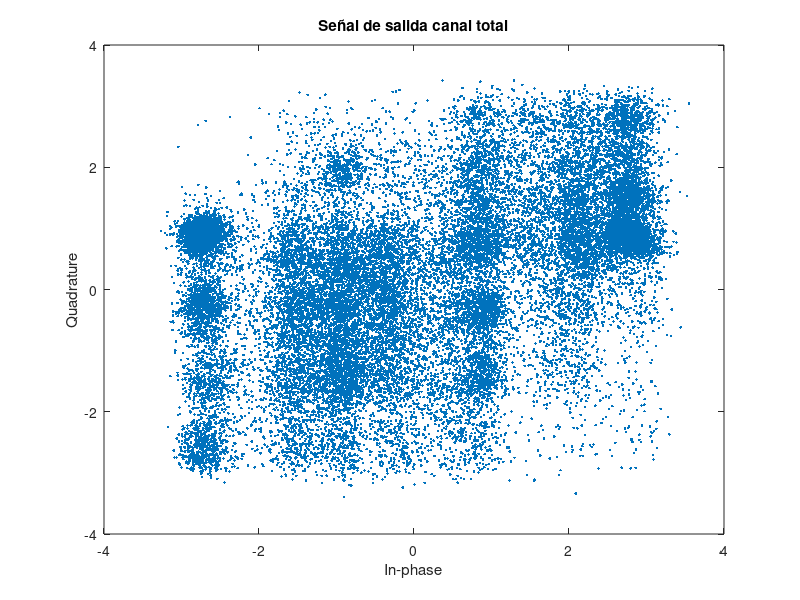

The MATLAB script that drew this image: (Note: this script raises an error after producing the figure.)
%%%%%%%%%%%%%%%%%%%%%%%%%%%%%%%%%%%%%%%%%%%%%%%%%%%%%%%%%%%%%%%%%%%%%%%
%%%%%%%%%%%%%%%%%%%%%%%% PRÁCTICA 3 %%%%%%%%%%%%%%%%%%%%%%%%%%%%%%%%%%%
%%%%%%%%%%%%%%%%%%%%%%%% Ecualizadores %%%%%%%%%%%%%%%%%%%%%%%%%%%%%%%%
%%%%%%%%%%%%%%%%%%%%%%%%%%%%%%%%%%%%%%%%%%%%%%%%%%%%%%%%%%%%%%%%%%%%%%%
% Javier Lobato Martín
% Sergio Zapata Caparrós


%% Ecualización Fija

clc;
close all;
clear all;

% Hacemos un bucle que nos vaya comparando los distintos valores de u para
% encontrar el óptimo

N = 300;        % Tamaño de la secuencia de entrenamiento (filas de la matriz)
%u = 2;          % Retardo de ecualización (determinar el óptimo)
offset = 128;   % Rango 0-255
M = 8;          % Número de coeficientes del filtro (columnas de la matriz)
SNR_array = zeros(1, M+1); % Vector que determinará la mejor SNR según u
SER_array = zeros(1, M+1); % Vector que determinará la mejor SER según u

xi = load('Tx_fijo_variables.mat');

s = xi.trainseq; % Secuencia de entrenamiento
z = xi.z;       % Señal de salida del canal total (canal físico + filtro receptor)
ini_z = 101;     % Donde comienza la señal z (después de los 100 símbolos aleatorios)
origi = xi.x;   % Señal de audio original
%soundsc(origi);

scatterplot(z);
title('Señal de salida canal total');

for u = 0:8

% Primero creamos la matriz Z en función del retardo u
Z_matrix = zeros(N, M);

for i = 1:N
    for j = 1:M+1
        Z_matrix(i, j) = z(ini_z - j + i + u);
    end  
end

% Con la matriz, hayamos los coeficientes del filtro (conocemos la expresión óptima del filtro)
f = inv(Z_matrix' * Z_matrix) * (Z_matrix' * s);

% La señal deseada
d = static_filter(f, z);
%d = filter(f, 1, z); % Filtrado fijo con la función filter()
scatterplot(d);
title("Señal de salida ecualizador retardo u = " + u);

% Hay que tener en cuenta el retardo que introduce el parámetro u
d = circshift(d,-u);

% Demodulación y decodificación
demodulada = qamdemod(d, 16); % Demodulador 16-QAM
xsint = qam16_to_audio8bit(demodulada); % Separación de MSB y LSB
%soundsc(xsint); % Señal resintetizada

% Se eliminan las 100 muestras añadidas de relleno (200 después de la
% decodificación por LSB y MSB) y se hace un vector columna
xsint = transpose(xsint(201:end));

% Cálculo de la SNR
pot_signal = sum(origi.^2);
pot_ruido = sum((xsint - origi).^2);
SNR = calculo_SNR(pot_signal, pot_ruido);
fprintf('SNR(TSE-LS)  = %f dB para u = %i \n', SNR, u);


% Cálculo del Symbol Error Rate (SER)
% demodulada contiene la secuencia de símbolos en formato 0-16
% origi contiene la señal original de audio, debemos pasarla al formato de
% símbolos para la comparación

origi_symb = audio8bit_to_qam16(origi); %codificamos QAM el audio original
demodulada = demodulada(401:end); %igualamos las longitudes

% comparación es un vector binario que indica si los elementos son iguales
% o no entre las dos secuencias
comparacion = demodulada-origi_symb'; 
comparacion = comparacion./comparacion;
comparacion(isnan(comparacion)) = 0;

SER = sum(comparacion)/length(comparacion)*100; %calculamos el SER
fprintf('SER(TSE-LS) (%%) = %f %% para u = %i \n', SER, u);

% Muestra de resultados para u
SNR_array(u+1) = SNR;
SER_array(u+1) = SER;

end

% soundsc(xsint);

u_array = (0:u) ;
figure
stem(u_array, SNR_array)
title('SNR frente al retardo u')
xlabel('parámetro u')
ylabel('SNR (dB)')

figure
stem(u_array, SER_array)
title('SER frente al retardo u')
xlabel('parámetro u')
ylabel('SER')
ylim([0 12]);

%Como vemos, el parámetro u ideal es 2. Esto tiene sentido ya que coincide
%exactamente con L/2, siendo L la longitud de un símbolo (4 muestras)

%% Ecualización adaptable
clc;
close all;
clear all;

%mu_vector = [0.0025 0.005, 0.01, 0.02, 0.03]; %Creamos un vector para probar distintos valores del paso en el descenso de gradiente
mu_vector = linspace(0.0025,0.03,5); %Creamos un vector para probar distintos valores del paso en el descenso de gradiente
SNR_vector = zeros(1, length(mu_vector));
SER_vector = zeros(1, length(mu_vector));


for k = 1:length(mu_vector)

    N = 300;        % Tamaño de la secuencia de entrenamiento (filas de la matriz)
    u = 2;          % Retardo de ecualización
    offset = 128;   % Rango 0-255
    M = 8;              % Número de coeficientes del filtro
    %mu = 0.01;          % Paso correspondiente al avance en descenso de gradiente
    mu = mu_vector(k);

    xi = load('Tx_var_variables.mat');
    z = xi.z;           % Señal de salida del canal total (canal físico + filtro receptor)
    s = xi.trainseq;
    origi = xi.x;
    ini_z = 101;     % Donde comienza la señal z (después de los 100 símbolos aleatorios)
    
    
    
    % Primero creamos la matriz Z en función del retardo u
    Z_matrix = zeros(N, M);
    
    for i = 1:N
        for j = 1:M+1
            Z_matrix(i, j) = z(ini_z - j + i + u);
        end  
    end
    
    % Con la matriz, hayamos los coeficientes del filtro (conocemos la expresión óptima del filtro)
    f = inv(Z_matrix' * Z_matrix) * (Z_matrix' * s);
    
    
    d = adaptable_filter(f, z, mu); % Filtrado adaptable (ver función)
    
    scatterplot(d);
    title("Señal de salida ecualizador retardo u = " + u + " y mu = " + mu);
    
    
    % Hay que tener en cuenta el retardo que introduce el parámetro u
    d = circshift(d,-u);
    
    % Demodulación y decodificación
    demodulada = qamdemod(d, 16); % Demodulador 16-QAM
    xsint = qam16_to_audio8bit(demodulada); % Separación de MSB y LSB
    soundsc(xsint); % Señal resintetizada
    
    % Se eliminan las 100 muestras añadidas de relleno (200 después de la
    % decodificación por LSB y MSB) y se hace un vector columna
    xsint = transpose(xsint(201:end));
    
    % Cálculo de la SNR
    pot_signal = sum(origi.^2);
    pot_ruido = sum((xsint - origi).^2);
    SNR = calculo_SNR(pot_signal, pot_ruido);
    fprintf('SNR(NMLS)  = %f dB para u = %i y mu = %i \n', SNR, u, mu);
    
    
    % Cálculo del Symbol Error Rate (SER)
    % demodulada contiene la secuencia de símbolos en formato 0-16
    % origi contiene la señal original de audio, debemos pasarla al formato de
    % símbolos para la comparación
    
    origi_symb = audio8bit_to_qam16(origi); %codificamos QAM el audio original
    demodulada = demodulada(401:end); %igualamos las longitudes
    
    % comparación es un vector binario que indica si los elementos son iguales
    % o no entre las dos secuencias
    comparacion = demodulada-origi_symb'; 
    comparacion = comparacion./comparacion;
    comparacion(isnan(comparacion)) = 0;
    
    SER = sum(comparacion)/length(comparacion)*100; %calculamos el SER
    fprintf('SER(NMLS) (%%) = %f %% para u = %i y mu = %i \n', SER, u, mu);
    

    
    SNR_vector(k) = SNR;
    SER_vector(k) = SER;
end

%Representamos la evolución de nuestros indicadores
figure
stem(mu_vector,SNR_vector)
title('Evolución de la SNR frente al parámetro \mu')
xlabel('\mu')
ylabel('SNR (dB)')

figure
stem(mu_vector,SER_vector)
title('Evolución del SER frente al parámetro \mu')
xlabel('\mu')
ylabel('SER')
%Como podemos comprobar, el parámetro mu que optimiza ambas medidas (SNR y SER)
%se encuentra en torno a mu = 0.01
%Es un paso mucho más cercano a 0 que al límite superior del parámetro de
%convergencia.

%El retardo u de ecualización va a tener el mismo valor que en la primera
%sección, ya que el valor óptimo es L/2, siendo L el tamaño del símbolo,
%que es 4 muestras en este caso.


